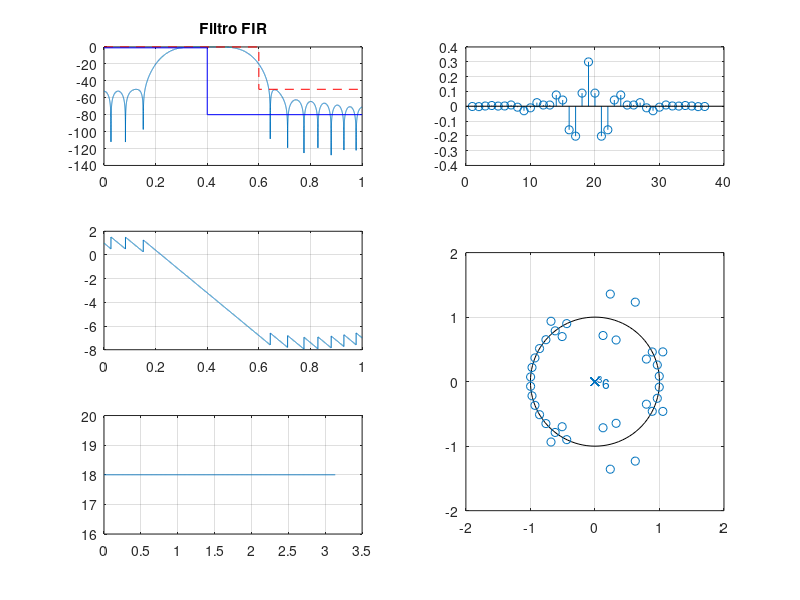
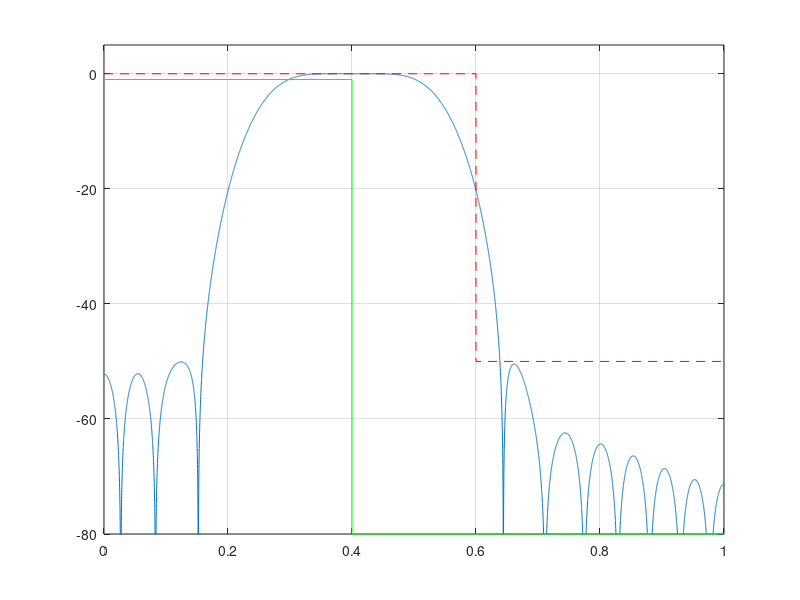

Reproduce these figures in MATLAB, in order.
clear all
close all
clc 

% projeto original
wp = 0.4*pi; ws = 0.6*pi;
Dw = ws - wp;
M = ceil(3.32*pi/(Dw)); 

%primeiro ajuste
wp1 = 0.439*pi; ws1 = 0.5839*pi;
Dw1 = ws1 - wp1;
M1 = ceil(M*Dw1/Dw);

%segundo ajuste
wp2 = 0.4239*pi; ws2 = 0.6124*pi;
Dw2 = ws2 - wp2;
M2 = ceil(M1*Dw2/Dw1);


wc = sqrt(wp*ws);

% Terceiro ajuste (Original - segundo ajuste)
Dwp = wp - wp2;
Dws = ws - ws2;
wc3 = wc + (Dwp+Dws)/2;
wc = wc3;

%%
%ws = ws1; wp = wp1;
M = 18; k = 1:M;% Coeficientes
As = 50;
Ap = 1;
db = 1;
% Ajuste do ganho G0
G0 = 0.025; %dB

wc1 = 0.25*pi;wc2 = 0.55*pi;
type = 'BP';
switch type
    case 'LP'
    %Passa Baixa
        bi = sin(wc*k)./(k*pi);
        % b0 = sin(wc*0)./(0*pi); Indeterminacao. Fazendo lophital
        b0 = wc*cos(wc*0)./(pi); % = wc/pi, pois cos(0) = 1
        b = [flip(bi) b0 bi];
    
    case 'HP'
    % Passa Alta
        bi = -sin(wc*k)./(k*pi);
        % b0 = sin(wc*0)./(0*pi); Indeterminacao. Fazendo lophital
        b0 = 1- wc*cos(wc*0)./(pi); % = wc/pi, pois cos(0) = 1
        b = [flip(bi) b0 bi];
        
    case 'BP'
        bi = (sin(wc2*k)-sin(wc1*k))./(pi*k);
        b0 = (wc2-wc1)./pi;
        b = [flip(bi) b0 bi];
    % Passa Faixa
        
end

m = -M:M;
mk = 0.04; % Hamming
%mk = 0; % Hann
wk = (0.5+mk)+(0.5-mk)*cos(2*pi*m/(2*M+1));
%wk = 1-abs(m)/(M+1); %bartlet
%wk = 0.42 +0.5*cos(2*pi*m/(2*M+1)) +0.08*cos(4*pi/(2*M+1)); %Blackman
b = b.*wk*10^(-G0/20);

figure(1)
subplot(322)
stem(b);
grid on

subplot(321)
%[h, w] = freqz(b, 1, 1000, 'whole');
%[h, w] = freqz(b, 1, linspace(-3*pi,3*pi, 10000));
[h, w] = freqz(b, 1, linspace(0,pi, 10000));
if db == 1
    plot(w/pi, 20*log10(abs(h))); grid on
else
    plot(w/pi,abs(h)); grid on
end
hold on
plot([0 ws/pi ws/pi 1], [0 0 -As -As],'-- red')
plot([0 wp/pi wp/pi 1], [-Ap -Ap -80 -80], 'blue')
hold off
title('Filtro FIR')
subplot(323)
plot(w/pi, unwrap(angle(h))/pi);grid on
subplot(3,2,[4 6])
zplane(b,1)
axis([-2 2 -2 2]);

subplot(325)
grpdelay(b,1)
%
figure(2)
plot(w/pi, 20*log10(abs(h))); grid on
hold on
plot([0 ws/pi ws/pi 1], [0 0 -As -As], '--red')
plot([0 wp/pi wp/pi 1], [-Ap -Ap -80 -80],'green')
ylim([-80 5])
hold off